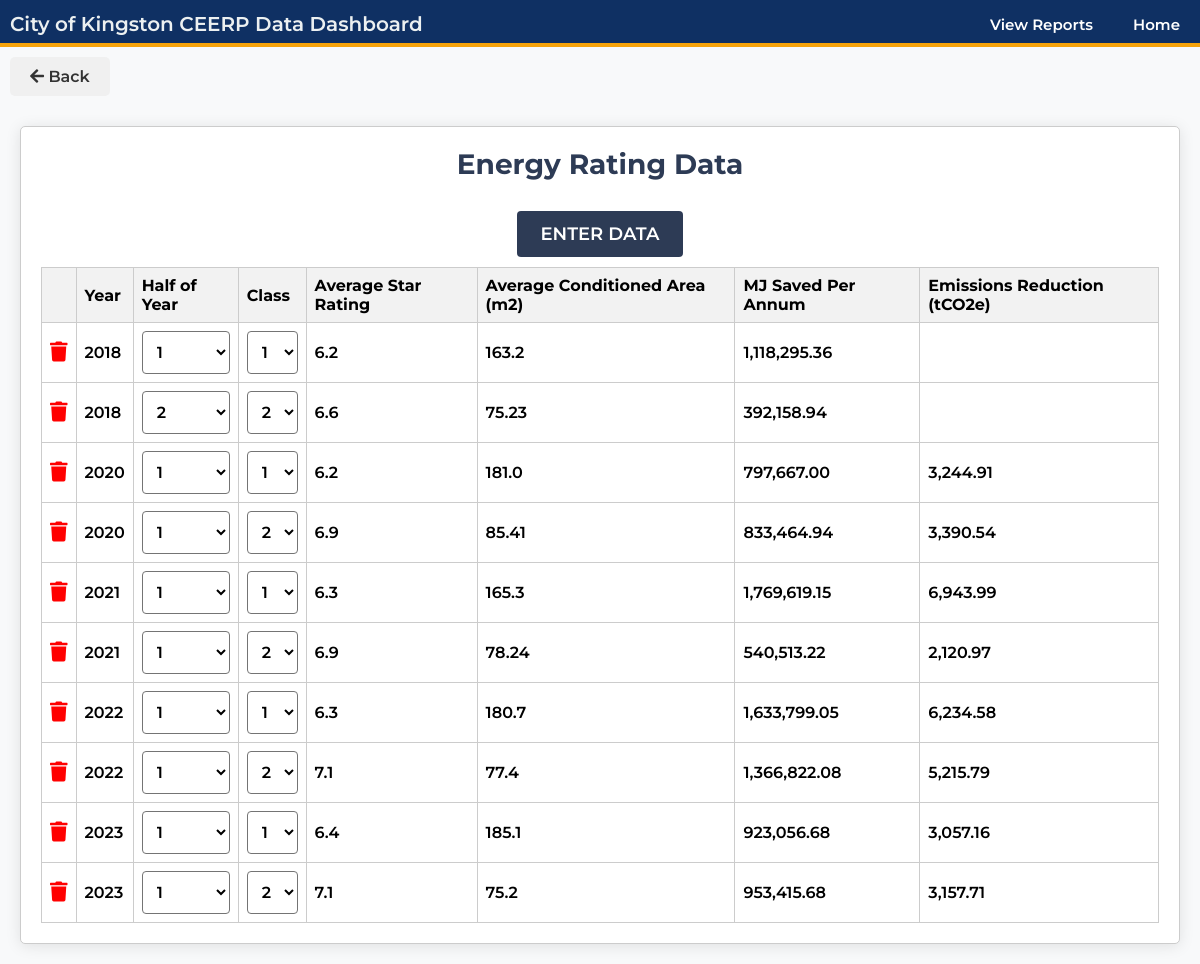
Before: /view_energy_rating_data with the older database file.
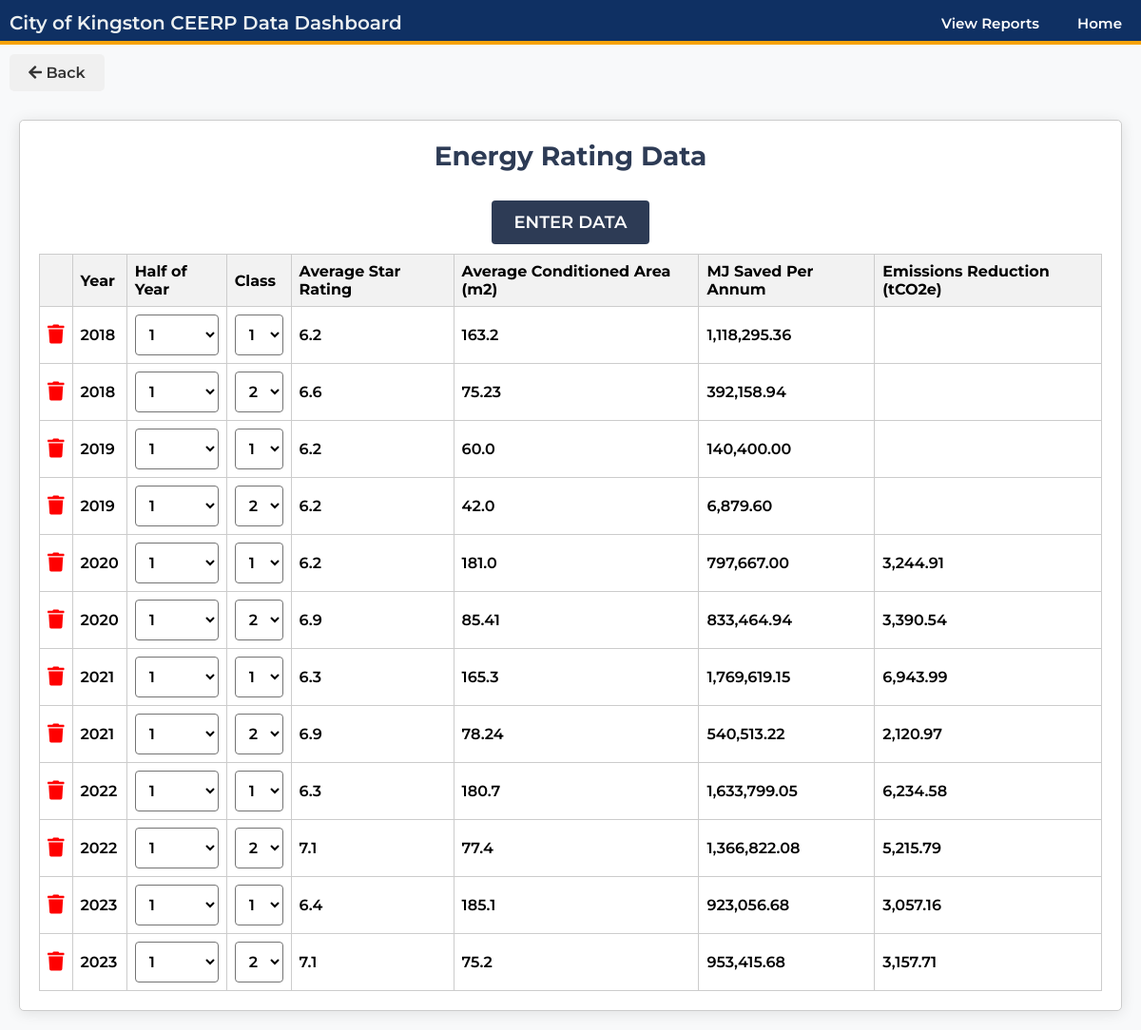
After: the same page with the newer database file.
### models.py (models this page shows)
class EnergyRatingData(db.Model):
    id = db.Column(db.Integer, primary_key=True)
    class_ = db.Column(db.Integer, nullable=False)  # Class 1 or 2
    year = db.Column(db.Integer, nullable=False)
    half_year = db.Column(db.Integer, nullable=False)  # 1 or 2
    star_rating = db.Column(db.Float, nullable=False)
    certificates_issued = db.Column(db.Integer, nullable=False)
    avg_conditioned_area = db.Column(db.Float, nullable=False)
    emission_factor_id = db.Column(db.Integer, db.ForeignKey('emission_factor.id'), nullable=True)
    emission_factor = db.relationship('EmissionFactor', back_populates='energy_rating_data')
    @property
    def mj_saved_per_annum(self):
        mj_reduction = STAR_RATING_MJ_SQ_M_REDUCTION.get(self.star_rating, 0)
        result = self.certificates_issued * self.avg_conditioned_area * mj_reduction
        return result
    @property
    def emissions_reduction(self):
        if self.emission_factor:
            return self.mj_saved_per_annum * self.emission_factor.factor * 3.6 / 1000
        return None

class EmissionFactor(db.Model):
    id = db.Column(db.Integer, primary_key=True)
    year = db.Column(db.Integer, nullable=False)
    factor = db.Column(db.Float, nullable=False)  # Emission factor in kg CO2-e / kWh
    energy_rating_data = db.relationship('EnergyRatingData', back_populates='emission_factor', uselist=False)

### app.py (the view)
    @app.route('/view_energy_rating_data', methods=['GET', 'POST'])
    def view_energy_rating_data():
        energy_data = EnergyRatingData.query.order_by(asc(EnergyRatingData.year), asc(EnergyRatingData.half_year)).all()
        if request.method == 'POST':
            data_id = request.form.get('data_id')
            updated_value = request.form.get('updated_value')
            return jsonify(success=True)
        return render_template('esd/view_energy_rating_data.html', energy_data=energy_data)

### templates/esd/view_energy_rating_data.html (shortened to what this page needs)
{% extends "base.html" %}
{% block content %}
<div class="backlog-container">
    <h2>Energy Rating Data</h2>
    <a href="{{ url_for('enter_energy_rating_data') }}" class="global-btn">Enter Data</a>
    <table class="task-container">
        <thead>
            <tr>
                <th></th>
                <th>Year</th>
                <th>Half of Year</th>
                <th>Class</th>
                <th>Average Star Rating</th>
                <th>Average Conditioned Area (m2)</th>
                <th>MJ Saved Per Annum</th>
                <th>Emissions Reduction (tCO2e)</th>
            </tr>
        </thead>
        <tbody>
            {% for data in energy_data %}
            <tr>
                <td><span class="delete-data" data-data-id="{{ data.id }}"><i class="fas fa-trash"></i></span></td>
                <td contenteditable="true" data-type="year" data-data-id="{{ data.id }}">{{ data.year }}</td>
                <td>
                    <select data-type="half_year" data-data-id="{{ data.id }}" class="editable-select">
                        <option value="1" {% if data.half_year == 1 %}selected{% endif %}>1</option>
                        <option value="2" {% if data.half_year == 2 %}selected{% endif %}>2</option>
                    </select>
                </td>
                <td>
                    <select data-type="class" data-data-id="{{ data.id }}" class="editable-select">
                        <option value="1" {% if data.class_ == 1 %}selected{% endif %}>1</option>
                        <option value="2" {% if data.class_ == 2 %}selected{% endif %}>2</option>
                    </select>
                </td>
                <td contenteditable="true" data-type="star_rating" data-data-id="{{ data.id }}">{{ data.star_rating }}</td>
                <td contenteditable="true" data-type="avg_conditioned_area" data-data-id="{{ data.id }}">{{ data.avg_conditioned_area }}</td>
                <td class="mj-saved">{{ '{:,.2f}'.format(data.mj_saved_per_annum) }}</td>
                <td class="emissions-reduction">
                    {% if data.emissions_reduction != None %}
                        {{ '{:,.2f}'.format(data.emissions_reduction) }}
                    {% endif %}
                </td>
            </tr>
            {% endfor %}
        </tbody>
    </table>
</div>
{% endblock %}

### templates/base.html (shortened to what this page needs)
<!DOCTYPE html>
<html>
<head>
    <link rel="stylesheet" href="{{ url_for('static', filename='styles.css') }}">
    <link rel="stylesheet" href="https://cdnjs.cloudflare.com/ajax/libs/font-awesome/5.15.1/css/all.min.css">
</head>
<body>
    <div class="header">
        <nav class="fill">
            <h1>City of Kingston CEERP Data Dashboard</h1>
            <a href="{{ url_for('index') }}">Home</a>
            <a href="{{ url_for('view_reports') }}">View Reports</a>
        </nav>
    </div>
</body>
</html>
{% block content %}{% endblock %}

### static/styles.css (style rules this page uses)
* { margin: 0; padding: 0; box-sizing: border-box; -webkit-font-smoothing: antialiased; }
body { background: #F8F9FA; font-family: 'Montserrat', sans-serif; font-weight: 600; }
select option { font-weight: 600; color: black; }
.header h1 { font-size: 20px; margin-left: 10px; margin-top: 5px; }
.header { background: #0f3063; align-items: center; color: #ecf0f1; padding: 7px 0; margin: 0; justify-content: space-between; border-bottom: 4px solid #f7a30a; }
.header nav a { float: right; padding: 8px 15px; color: #fff; text-decoration: none; transition: color 0.3s; margin: 0 5px; font-family: 'Montserrat', sans-serif; font-weight: 600; font-size: 15px; border-bottom: 4px solid transparent; transition: border-color 0.3s ease; }
.header h1 { font-family: 'Montserrat', sans-serif; font-weight: 600; display: inline-block; }
a { transition: background-color 0.3s, color 0.3s; }
nav.fill a:after { text-align: left; content: ''; margin: 0; opacity: 0; color: #000; }
.backlog-container { flex: 0 0 48%; background: #FFFFFF; width: 95%; border: 1px solid #ccc; padding: 20px; border-radius: 5px; box-shadow: 0 2px 15px rgba(0, 0, 0, 0.1); margin: 20px auto; text-align: center; width: calc(100% - 40px); }
.backlog-container h2 { text-align: center; font-size: 28px; color: #2d3b55; margin-bottom: 20px; }
.backlog-container a { color: #2d4660; text-decoration: none; font-size: 18px; transition: color 0.3s; }
.task-container th, .task-container td { border: 1px solid #ccc; padding: 8px; text-align: left; }
.task-container th { background-color: #f2f2f2; position: sticky; top: 20px; z-index: 10; }
.task-container select { font-size: 16px; width: 100%; padding: 10px; font-family: 'Montserrat', sans-serif; font-weight: 600; border: 1px solid #747474; border-radius: 4px; outline: none; transition: all .2s; background: #fff; }
.task-container { width: 100%; border-collapse: collapse; }
th { position: relative; }
.global-btn { display: inline-block; margin: 10px 0; width: auto; border: none; padding: 12px 24px; font-family: 'Montserrat', sans-serif; font-weight: 600; cursor: pointer; text-transform: uppercase; background: #2d3b55; color: #fff; border-radius: 4px; outline: none; transition: all .3s; text-align: center; }
.global-btn, a.global-btn { color: #fff; }
.backlog-container select { font-size: 16px; padding: 10px; font-family: 'Montserrat', sans-serif; font-weight: 600; border: 1px solid #747474; border-radius: 4px; outline: none; transition: all .2s; }
.delete-data i { color: red; cursor: pointer; font-size: 20px; }

Changed rows visible on the page:
changed EnergyRatingData (number 2 of 12 on the later page): half_year+id "2" → "1"
added EnergyRatingData: year "2019", half_year+id "1", class_+id "1", star_rating "6.2", avg_conditioned_area "60.0", mj_saved_per_annum "140,400.00"
added EnergyRatingData: year "2019", half_year+id "1", class_+id "2", star_rating "6.2", avg_conditioned_area "42.0", mj_saved_per_annum "6,879.60"
